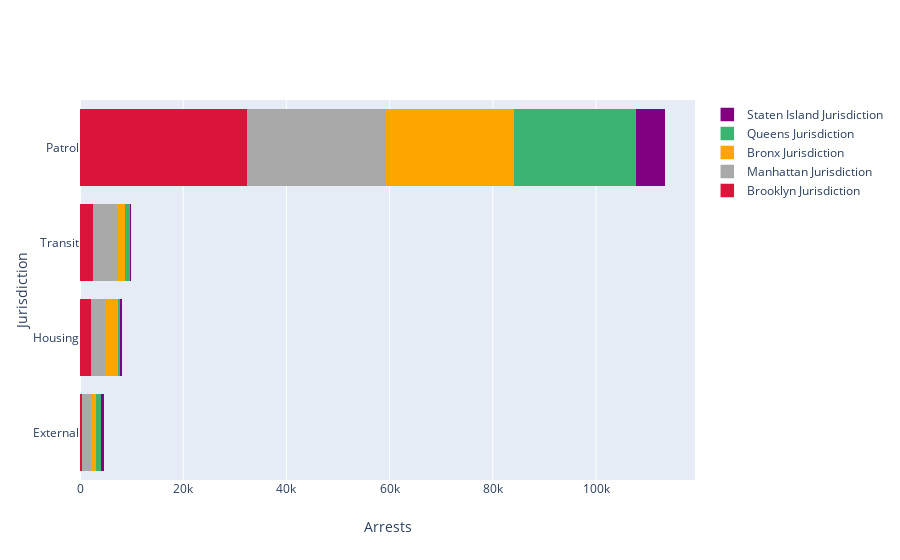

Notebook code for this chart:
### Markdown cell above
Plotting Jurisdiction against Borough

### Code cell
fig = go.Figure()
fig.add_trace(go.Bar(
    x=nyarrest[nyarrest.Borough == 'Brooklyn'].Jurisdiction.value_counts().tolist(),
    y=nyarrest[nyarrest.Borough == 'Brooklyn'].Jurisdiction.value_counts().index.tolist(),
    name='Brooklyn Jurisdiction',
    orientation='h',
    marker=dict(
        color='crimson',
        line=dict(color='crimson', width=1.5)
    )
))
fig.add_trace(go.Bar(
    x=nyarrest[nyarrest.Borough == 'Manhattan'].Jurisdiction.value_counts().tolist(),
    y=nyarrest[nyarrest.Borough == 'Manhattan'].Jurisdiction.value_counts().index.tolist(),
    name='Manhattan Jurisdiction',
    orientation='h',
    marker=dict(
        color='darkgray',
        line=dict(color='darkgray', width=1.5)
    )
))
fig.add_trace(go.Bar(
    x=nyarrest[nyarrest.Borough == 'Bronx'].Jurisdiction.value_counts().tolist(),
    y=nyarrest[nyarrest.Borough == 'Bronx'].Jurisdiction.value_counts().index.tolist(),
    name='Bronx Jurisdiction',
    orientation='h',
    marker=dict(
        color='orange',
        line=dict(color='orange', width=1.5)
    )
))
fig.add_trace(go.Bar(
    x=nyarrest[nyarrest.Borough == 'Queens'].Jurisdiction.value_counts().tolist(),
    y=nyarrest[nyarrest.Borough == 'Queens'].Jurisdiction.value_counts().index.tolist(),
    name='Queens Jurisdiction',
    orientation='h',
    marker=dict(
        color='mediumseagreen',
        line=dict(color='mediumseagreen', width=1.5)
    )
))
fig.add_trace(go.Bar(
    x=nyarrest[nyarrest.Borough == 'Staten Island'].Jurisdiction.value_counts().tolist(),
    y=nyarrest[nyarrest.Borough == 'Staten Island'].Jurisdiction.value_counts().index.tolist(),
    name='Staten Island Jurisdiction',
    orientation='h',
    marker=dict(
        color='purple',
        line=dict(color='purple', width=1.5)
    )
))


fig.update_layout(barmode='stack',yaxis=dict(autorange="reversed", title = "Jurisdiction"), xaxis=dict(title = 'Arrests'))

fig.show()

### Figure 1 — Plotly figure (JSON) as saved in the notebook; plotly's stock layout.template omitted (floating-point values rounded to 4 significant figures)
{"data": [{"marker": {"color": "crimson", "line": {"color": "crimson", "width": 1.5}}, "name": "Brooklyn Jurisdiction", "orientation": "h", "type": "bar", "x": [32568, 2588, 2194, 556], "y": ["Patrol", "Transit", "Housing", "External"]}, {"marker": {"color": "darkgray", "line": {"color": "darkgray", "width": 1.5}}, "name": "Manhattan Jurisdiction", "orientation": "h", "type": "bar", "x": [26911, 4665, 2873, 1651], "y": ["Patrol", "Transit", "Housing", "External"]}, {"marker": {"color": "orange", "line": {"color": "orange", "width": 1.5}}, "name": "Bronx Jurisdiction", "orientation": "h", "type": "bar", "x": [24698, 2452, 1695, 1007], "y": ["Patrol", "Housing", "Transit", "External"]}, {"marker": {"color": "mediumseagreen", "line": {"color": "mediumseagreen", "width": 1.5}}, "name": "Queens Jurisdiction", "orientation": "h", "type": "bar", "x": [23746, 1086, 794, 423], "y": ["Patrol", "External", "Transit", "Housing"]}, {"marker": {"color": "purple", "line": {"color": "purple", "width": 1.5}}, "name": "Staten Island Jurisdiction", "orientation": "h", "type": "bar", "x": [5300, 131, 7, 4], "y": ["Patrol", "External", "Housing", "Transit"]}], "layout": {"barmode": "stack", "xaxis": {"title": {"text": "Arrests"}}, "yaxis": {"autorange": "reversed", "title": {"text": "Jurisdiction"}}}}
